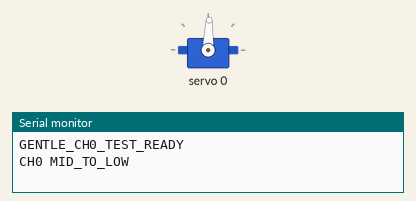
Simulated run of this sketch. Board: Arduino Uno, built with avr-gcc and run on an emulated ATmega328P. Parts: servo, the last lines printed to the serial monitor.

Above: at 1.35 s.
At 3.75 s:
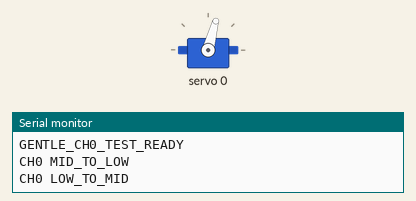
At 5.4 s:
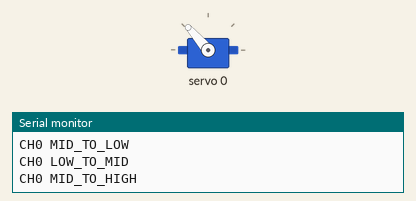
At 7.1 s:
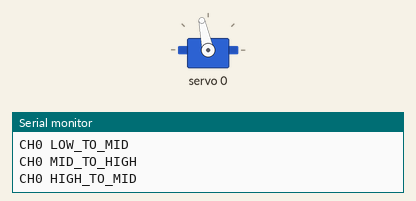
Timing chart, 0 to 9.9 s (numbered marks = the images above):
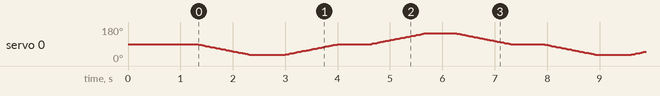

The sketch:

gentle_channel0_pulse_test.ino
```cpp
/*
  Gentle PCA9685 channel 0 test for SG90 troubleshooting.

  Uses board 0x40, channel 0 only.
  Avoids extreme servo endpoints:
    180 -> 300 -> 420 -> 300, repeat
*/

#include <Wire.h>
#include <Adafruit_PWMServoDriver.h>

Adafruit_PWMServoDriver pwm = Adafruit_PWMServoDriver(0x40);

const int SERVO_FREQ_HZ = 50;
const int PULSE_LOW = 180;
const int PULSE_MID = 300;
const int PULSE_HIGH = 420;
const int STEP_DELAY_MS = 8;
const int HOLD_MS = 600;

void movePulseSmooth(int fromPulse, int toPulse) {
  int step = (toPulse >= fromPulse) ? 1 : -1;

  for (int pulse = fromPulse; pulse != toPulse; pulse += step) {
    pwm.setPWM(0, 0, pulse);
    delay(STEP_DELAY_MS);
  }

  pwm.setPWM(0, 0, toPulse);
}

void setup() {
  Serial.begin(9600);
  Wire.begin();
  pwm.begin();
  pwm.setPWMFreq(SERVO_FREQ_HZ);
  delay(300);

  Serial.println("GENTLE_CH0_TEST_READY");
  pwm.setPWM(0, 0, PULSE_MID);
  delay(1000);
}

void loop() {
  Serial.println("CH0 MID_TO_LOW");
  movePulseSmooth(PULSE_MID, PULSE_LOW);
  delay(HOLD_MS);

  Serial.println("CH0 LOW_TO_MID");
  movePulseSmooth(PULSE_LOW, PULSE_MID);
  delay(HOLD_MS);

  Serial.println("CH0 MID_TO_HIGH");
  movePulseSmooth(PULSE_MID, PULSE_HIGH);
  delay(HOLD_MS);

  Serial.println("CH0 HIGH_TO_MID");
  movePulseSmooth(PULSE_HIGH, PULSE_MID);
  delay(HOLD_MS);
}
```
